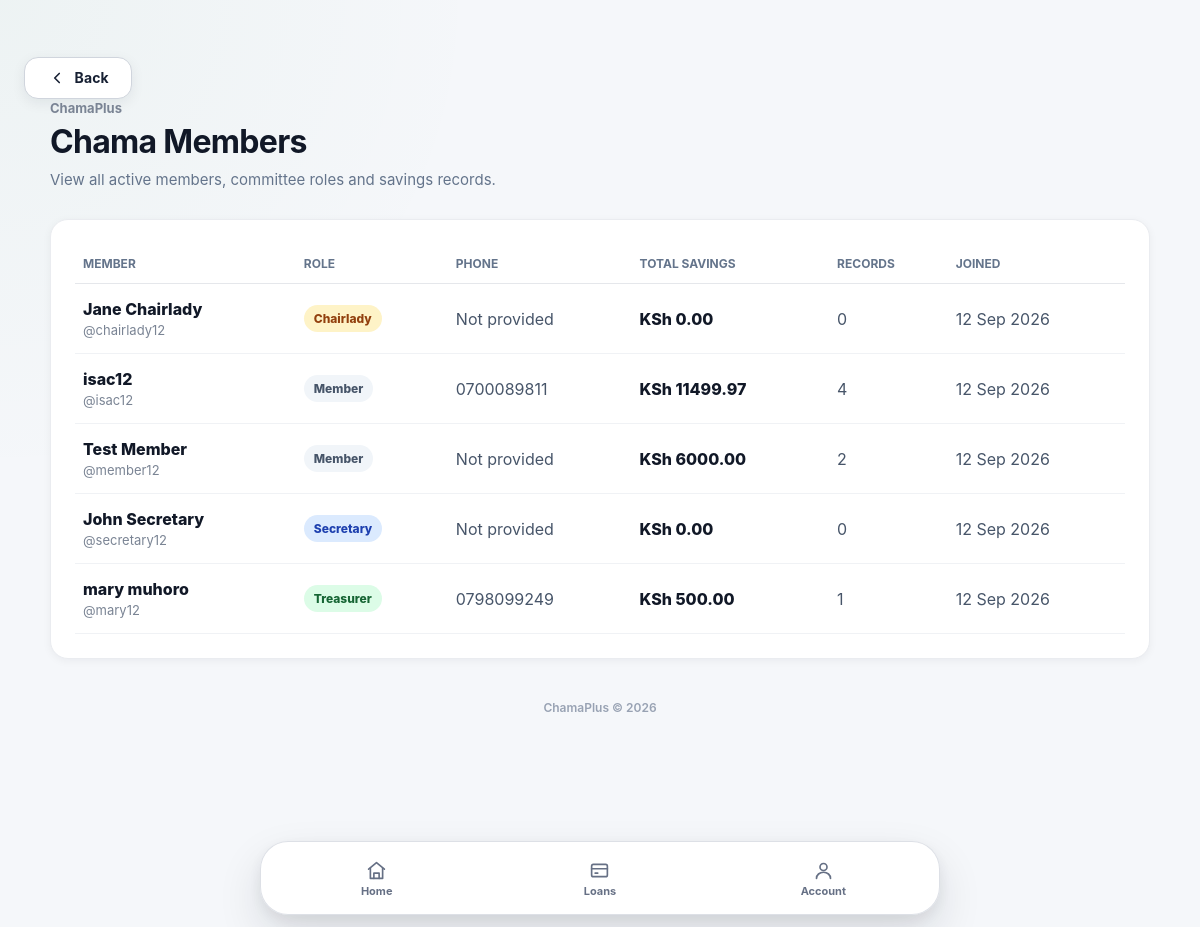
Before: /chama/treasurer/members/ (signed in) with the older database file.
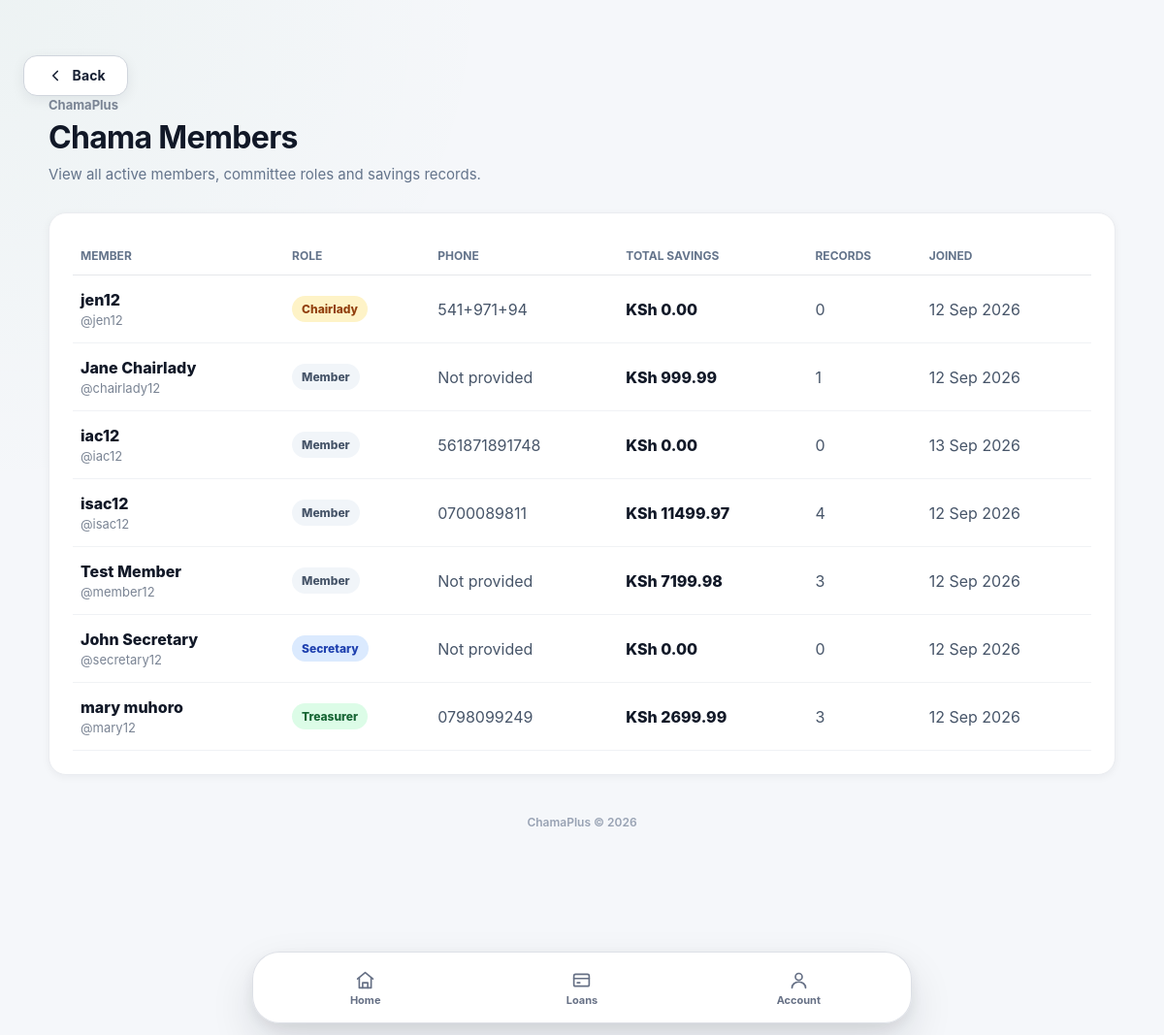
After: the same page with the newer database file.
### chamas/models.py (models this page shows, shortened)
class Chama(models.Model):
    name = models.CharField(max_length=150)
    description = models.TextField(blank=True)
    treasurer = models.ForeignKey(
        User,
        on_delete=models.PROTECT,
        related_name="managed_chamas",
        null=True,
        blank=True,
    )
    members = models.ManyToManyField(
        User,
        through="Membership",
        related_name="chamas",
    )
    is_active = models.BooleanField(default=True)
    created_at = models.DateTimeField(auto_now_add=True)
    updated_at = models.DateTimeField(auto_now=True)

class Membership(models.Model):
    class Role(models.TextChoices):
        CHAIRLADY = "CHAIRLADY", "Chairlady"
        SECRETARY = "SECRETARY", "Secretary"
        TREASURER = "TREASURER", "Treasurer"
        MEMBER = "MEMBER", "Member"
    chama = models.ForeignKey(
        Chama,
        on_delete=models.CASCADE,
        related_name="memberships",
    )
    user = models.ForeignKey(
        User,
        on_delete=models.CASCADE,
        related_name="chama_memberships",
    )
    role = models.CharField(
        max_length=20,
        choices=Role.choices,
        default=Role.MEMBER,
    )
    joined_at = models.DateTimeField(auto_now_add=True)
    is_active = models.BooleanField(default=True)
    class Meta:
        constraints = [
            models.UniqueConstraint(
                fields=["chama", "user"],
                name="unique_chama_membership",
            )
        ]

### accounts/models.py (models this page shows, shortened)
class UserProfile(models.Model):
    class Role(models.TextChoices):
        ADMIN = "ADMIN", "System Administrator"
        TREASURER = "TREASURER", "Treasurer"
        MEMBER = "MEMBER", "Member"
    user = models.OneToOneField(
        User,
        on_delete=models.CASCADE,
        related_name="profile",
    )
    role = models.CharField(
        max_length=20,
        choices=Role.choices,
        default=Role.MEMBER,
    )
    phone_number = models.CharField(
        max_length=20,
        blank=True,
    )
    trial_started_at = models.DateTimeField(
        null=True,
        blank=True,
    )
    trial_expires_at = models.DateTimeField(
        null=True,
        blank=True,
    )
    access_active = models.BooleanField(
        default=False,
    )
    access_expires_at = models.DateTimeField(
        null=True,
        blank=True,
    )
    platform_access_paid = models.BooleanField(
        default=False,
    )
    created_at = models.DateTimeField(
        auto_now_add=True,
    )
    updated_at = models.DateTimeField(
        auto_now=True,
    )

### chamas/views.py (the view)
@login_required
def chama_members(request):
    chama = Chama.objects.first()
    if not chama:
        messages.error(
            request,
            "No Chama has been created yet.",
        )
        return redirect("dashboard")
    if not is_committee_member(request.user, chama):
        messages.error(
            request,
            "Only Chama committee members can access the members page.",
        )
        return redirect("dashboard")
    members = (
        Membership.objects
        .filter(
            chama=chama,
            is_active=True,
        )
        .select_related(
            "user",
            "user__profile",
        )
        .annotate(
            total_savings=Sum(
                "user__savings__amount",
                filter=Q(
                    user__savings__chama=chama,
                ),
            ),
            savings_count=Count(
                "user__savings",
                filter=Q(
                    user__savings__chama=chama,
                ),
                distinct=True,
            ),
        )
        .order_by(
            "role",
            "user__username",
        )
    )
    return render(
        request,
        "chamas/members.html",
        {
            "chama": chama,
            "members": members,
        },
    )

### templates/chamas/members.html (shortened to what this page needs)
﻿{% extends "base.html" %}
{% block content %}
    {% include "components/back_button.html" with back_url_name="treasurer_dashboard" back_label="Back" %}
<div style="max-width:1100px;margin:0 auto;">
    <div style="
        display:flex;
        justify-content:space-between;
        align-items:center;
        gap:15px;
        margin-bottom:28px;
        flex-wrap:wrap;
    ">
        <div>
            <div style="
                font-size:13px;
                color:#7a8494;
                font-weight:700;
                margin-bottom:6px;
            ">
                {{ chama.name }}
            </div>
            <h1 style="
                margin:0;
                font-size:32px;
                color:#111827;
            ">
                Chama Members
            </h1>
            <p style="
                margin:8px 0 0;
                color:#64748b;
            ">
                View all active members, committee roles and savings records.
            </p>
        </div>
    </div>
    <div class="card">
        {% if members %}
            <div style="overflow-x:auto;">
                <table style="
                    width:100%;
                    border-collapse:collapse;
                    min-width:850px;
                ">
                    <thead>
                        <tr style="
                            border-bottom:1px solid #e5e7eb;
                            text-align:left;
                        ">
                            <th style="padding:12px 8px;font-size:12px;color:#64748b;">
                                MEMBER
                            </th>
                            <th style="padding:12px 8px;font-size:12px;color:#64748b;">
                                ROLE
                            </th>
                            <th style="padding:12px 8px;font-size:12px;color:#64748b;">
                                PHONE
                            </th>
                            <th style="padding:12px 8px;font-size:12px;color:#64748b;">
                                TOTAL SAVINGS
                            </th>
                            <th style="padding:12px 8px;font-size:12px;color:#64748b;">
                                RECORDS
                            </th>
                            <th style="padding:12px 8px;font-size:12px;color:#64748b;">
                                JOINED
                            </th>
                        </tr>
                    </thead>
                    <tbody>
                        {% for membership in members %}
                            <tr style="
                                border-bottom:1px solid #f0f2f5;
                            ">
                                <td style="padding:15px 8px;">
                                    <div style="
                                        font-weight:800;
                                        color:#111827;
                                    ">
                                        {% if membership.user.get_full_name %}
                                            {{ membership.user.get_full_name }}
                                        {% else %}
                                            {{ membership.user.username }}
                                        {% endif %}
                                    </div>
                                    <div style="
                                        margin-top:3px;
                                        color:#7a8494;
                                        font-size:13px;
                                    ">
                                        @{{ membership.user.username }}
                                    </div>
                                </td>
                                <td style="padding:15px 8px;">
                                    {% if membership.role == "CHAIRLADY" %}
                                        <span style="
                                            display:inline-flex;
                                            align-items:center;
                                            padding:6px 10px;
                                            border-radius:999px;
                                            background:#fef3c7;
                                            color:#92400e;
                                            font-size:12px;
                                            font-weight:800;
                                        ">
                                            Chairlady
                                        </span>
                                    {% elif membership.role == "SECRETARY" %}
                                        <span style="
                                            display:inline-flex;
                                            align-items:center;
                                            padding:6px 10px;
                                            border-radius:999px;
                                            background:#dbeafe;
                                            color:#1e40af;
                                            font-size:12px;
                                            font-weight:800;
                                        ">
                                            Secretary
                                        </span>
                                    {% elif membership.role == "TREASURER" %}
                                        <span style="
                                            display:inline-flex;
                                            align-items:center;
                                            padding:6px 10px;
                                            border-radius:999px;
                                            background:#dcfce7;
                                            color:#166534;
                                            font-size:12px;
                                            font-weight:800;
                                        ">
                                            Treasurer
                                        </span>
                                    {% else %}
                                        <span style="
                                            display:inline-flex;
                                            align-items:center;
                                            padding:6px 10px;
                                            border-radius:999px;
                                            background:#f1f5f9;
                                            color:#475569;
                                            font-size:12px;
                                            font-weight:800;
                                        ">
                                            Member
                                        </span>
                                    {% endif %}
                                </td>
                                <td style="
                                    padding:15px 8px;
                                    color:#475569;
                                ">
                                    {{ membership.user.profile.phone_number|default:"Not provided" }}
                                </td>
                                <td style="
                                    padding:15px 8px;
                                    font-weight:800;
                                    color:#111827;
                                ">
                                    KSh {{ membership.total_savings|default:"0.00"|floatformat:2 }}
                                </td>
                                <td style="
                                    padding:15px 8px;
                                    color:#475569;
                                ">
                                    {{ membership.savings_count }}
                                </td>
                                <td style="
                                    padding:15px 8px;
                                    color:#475569;
                                ">
                                    {{ membership.joined_at|date:"d M Y" }}
                                </td>
                            </tr>
                        {% endfor %}
                    </tbody>
                </table>
            </div>
        {% endif %}
    </div>
</div>
{% endblock %}

Changed rows visible on the page:
added Membership: user.username "jen12", role "Chairlady", user.profile.phone_number "541+971+94", total_savings "0.00", savings_count "0", joined_at "12 Sep 2026"
changed Membership "Jane Chairlady": total_savings "0.00" → "999.99"; savings_count "0" → "1"; role "Chairlady" → "Member"
added Membership: user.username "iac12", role "Member", user.profile.phone_number "561871891748", total_savings "0.00", savings_count "0", joined_at "13 Sep 2026"
computed for Membership "Test Member": total_savings "6000.00" → "7199.98"; savings_count "2" → "3"
computed for Membership "mary muhoro": total_savings "500.00" → "2699.99"; savings_count "1" → "3"
